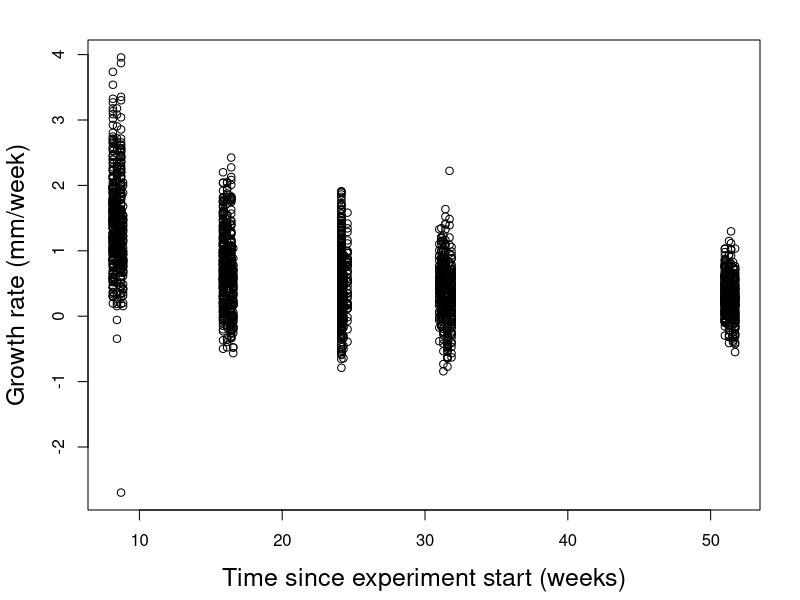
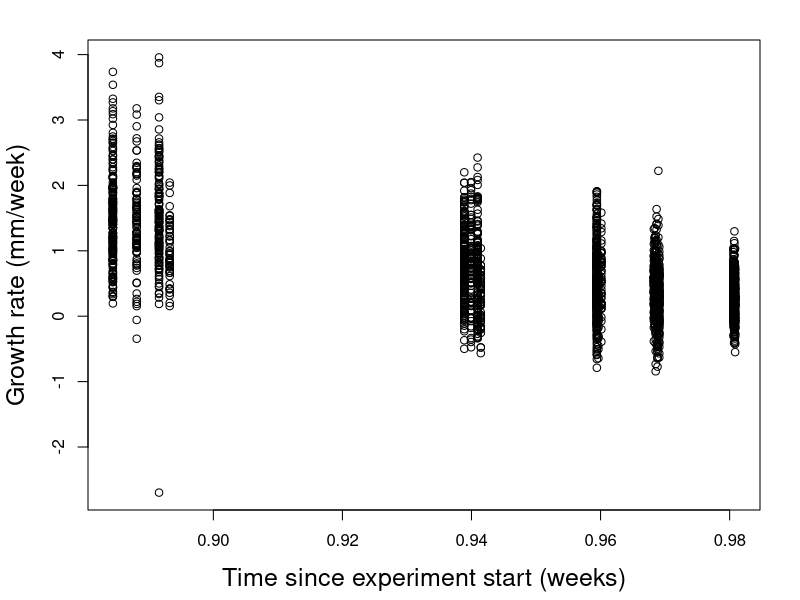
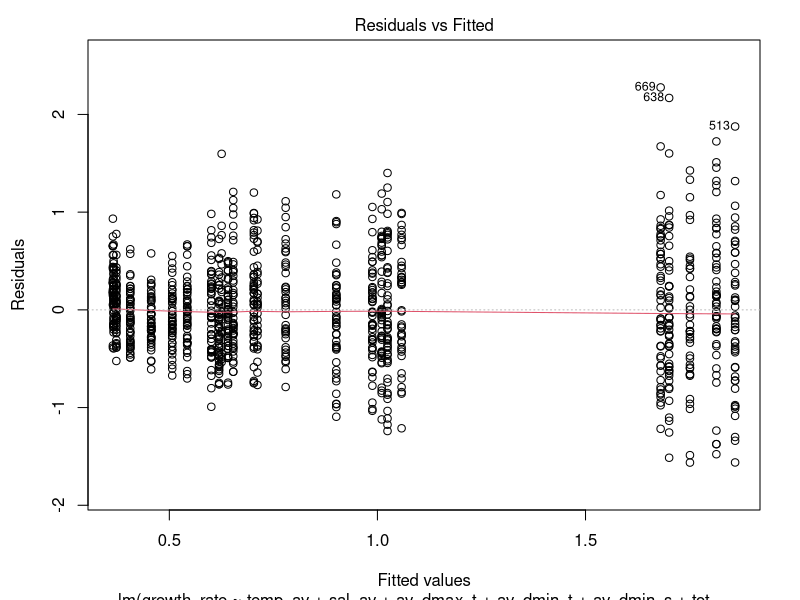
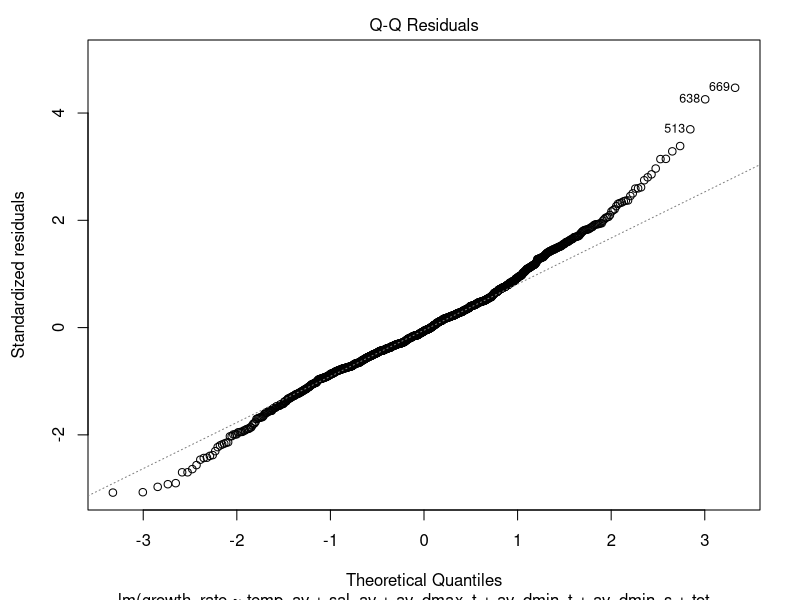
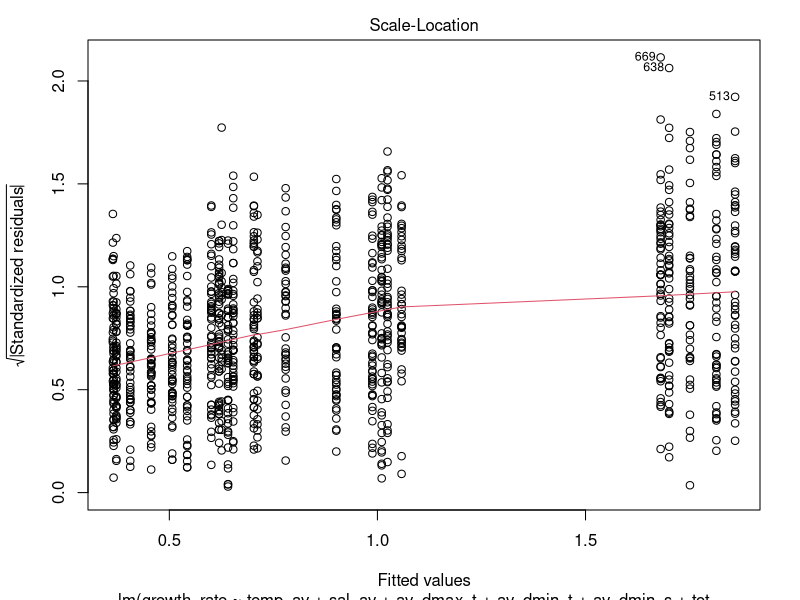
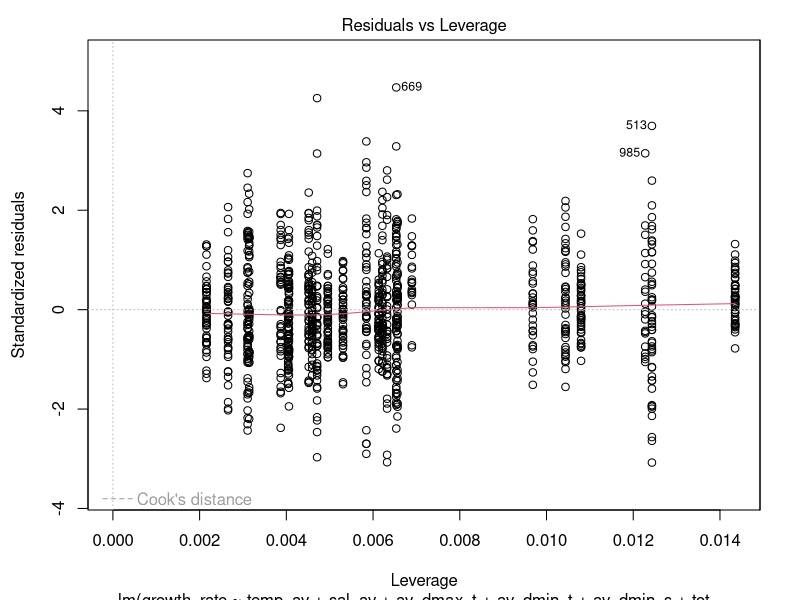
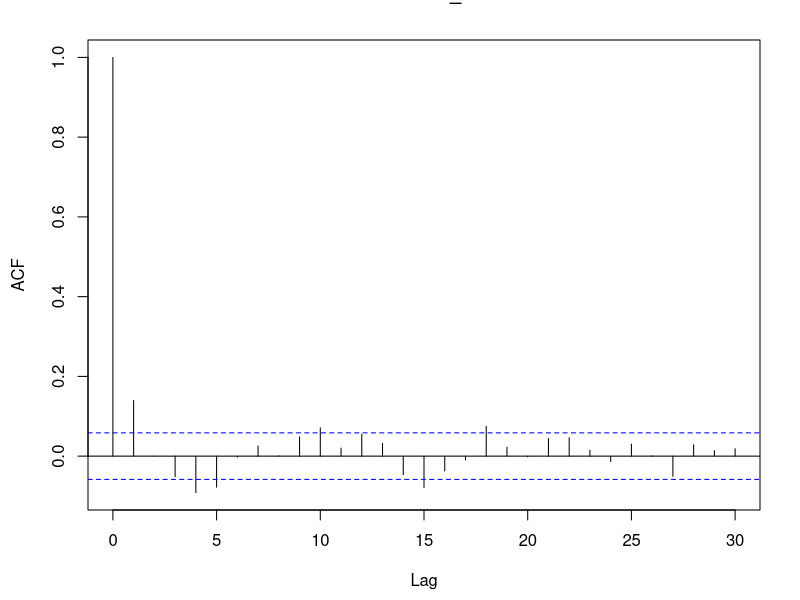
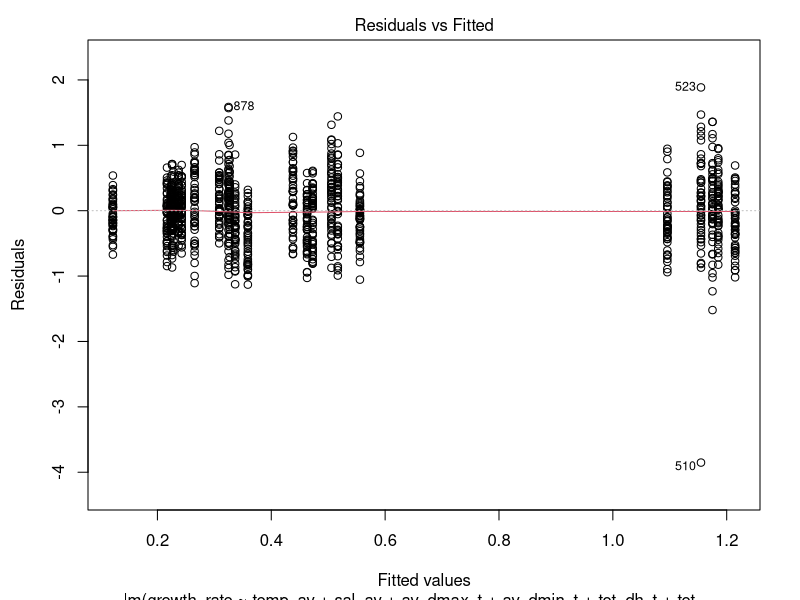

Reproduce these figures in R, in order. (Note: this script raises an error after producing the figures.)
if (!require("mgcv")) install.packages("mgcv")
if (!require("tidyverse")) install.packages("tidyverse")

library(mgcv)
library(tidyverse)

salt_temp_summary <- read.csv("../data/summary.csv")
growth_rate <- read.csv("../data/growth_rate_response.csv")
df_full <- read.csv("../data/full_data.csv")

# create summary of growth rate data (don't need this part)
#growth_rate_summary <- growth_rate %>% 
#group_by(site, b_r, bag, month, outplant_time) %>% 
#dplyr::summarise(av_gr = mean(growth_rate)) %>% 
# make a new column for subsite (e.g. A r for raft at site A)
# we will use this for our nested random variable
#mutate(subsite = paste(site, b_r))

# now unite the oyster response data with the summarized environmental data
oysters_full <- growth_rate %>% 
  full_join(salt_temp_summary) %>% 
  mutate(subsite = paste(site, b_r))

# growth rate changes non-linearly with time
par(mar=c(4.5,4.4,2,2))
plot(growth_rate ~ outplant_time, data = oysters_full, ylab = "Growth rate (mm/week)",
     xlab = "Time since experiment start (weeks)", cex.lab = 1.5)

# but can transform it to fix
plot(growth_rate ~ exp(-1/outplant_time), data = oysters_full, ylab = "Growth rate (mm/week)",
     xlab = "Time since experiment start (weeks)", cex.lab = 1.5)

# create rescaled dataframe
oysters_rescaled <- oysters_full %>% 
  mutate(outplant_time = exp(-1/outplant_time)*10,
         tot_dh_t = tot_dh_t - mean(tot_dh_t),
         tot_dh_s = (tot_dh_s - mean(tot_dh_s))/100)

# split into raft and beach data
just_rafts <- oysters_rescaled %>% 
  filter(b_r == "r")

just_beach <- oysters_rescaled %>% 
  filter(b_r == "b")

# let's try a linear mixed model
lm_oysters_r <- lm(growth_rate ~ temp_av + sal_av + av_dmax_t +
                     av_dmin_t + av_dmin_s + tot_dh_s +
                     outplant_time,
                   data = just_rafts)
plot(lm_oysters_r)
summary(lm_oysters_r)

vcov(lm_oysters_r)

or_res <- residuals(lm_oysters_r, type = "pearson")
acf(or_res)
# no real temporal autocorrelation

anova(lm_oysters_r)

lm_oysters_b <- lm(growth_rate ~ temp_av + sal_av + av_dmax_t +
                     av_dmin_t + tot_dh_t + tot_dh_s +
                     outplant_time,
                   data = just_beach)
plot(lm_oysters_b)
summary(lm_oysters_b)

ob_res <- residuals(lm_oysters_b, type = "pearson")
acf(ob_res)
# minor autocorrelation, but let's ignore for this analysis

anova(lm_oysters_b)

### follow this part of the script for gamm

gamm_oysters <- gamm(growth_rate ~ temp_av + sal_av + av_dmax_t + 
                       av_dmin_t + av_dmin_s + tot_dh_t + tot_dh_s +
                       s(outplant_time), random = list(subsite = ~1, bag = ~1),
                     data = oysters_full)
qq.gam(gamm_oysters$gam)

# qq plot is pretty straight - residuals look normal except for one point

# create normalized residuals
res_gamm <- residuals(gamm_oysters$lme, type = "normalized")
acf(res_gamm)
# not substantial autocorrelation, so don't need variance-covariance matrix

hist(res_gamm, breaks = 100)
# residuals are quite normally distributed

summary(gamm_oysters$gam)
summary(gamm_oysters$lme)

anova(gamm_oysters$gam)

## I talked to my supervisor, and he told me we should look at
# the beach oysters and raft oysters separately because they 
# are such different growing environments.
# same formula as before
gamm_oysters_raft <- gamm(growth_rate ~ temp_av + sal_av + av_dmax_t + 
                            av_dmin_t + av_dmin_s + tot_dh_t + tot_dh_s +
                            s(outplant_time), random = list(subsite = ~1, bag = ~1),
                          data = just_rafts)
summary(gamm_oysters_raft$gam)
anova(gamm_oysters_raft$gam)

or_res <- residuals(gamm_oysters_raft$lme, type = "normalized")
hist(or_res)

qq.gam(gamm_oysters_raft$gam)

gamm_oysters_beach <- gamm(growth_rate ~ temp_av + sal_av + av_dmax_t + 
                             av_dmin_t + av_dmin_s + tot_dh_t + tot_dh_s +
                             s(outplant_time), random = list(subsite = ~1, bag = ~1),
                           data = just_beach)
summary(gamm_oysters_beach$gam)
anova(gamm_oysters_beach$gam)

ob_res <- residuals(gamm_oysters_beach$lme, type = "normalized")
hist(ob_res)

qq.gam(gamm_oysters_beach$gam)

# Everything looks pretty good in terms of meeting assumptions